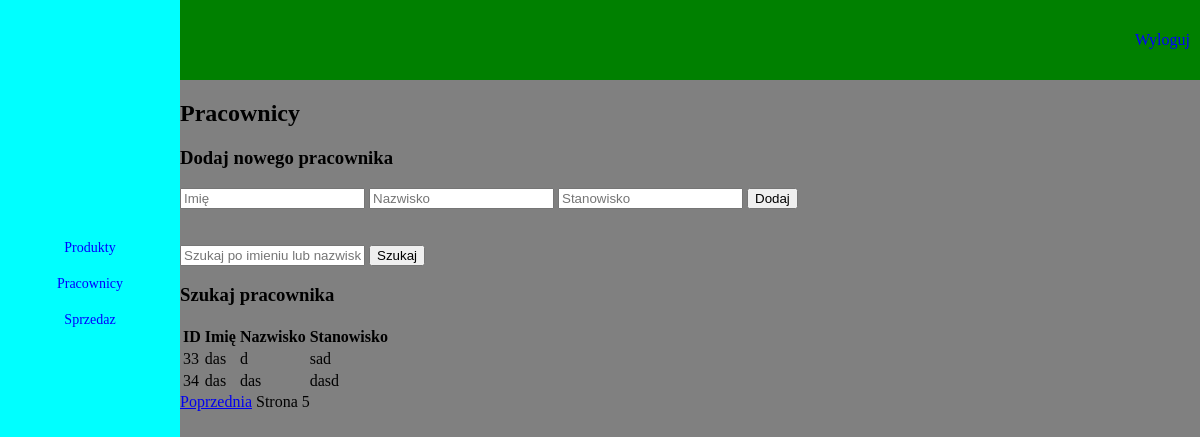
/dashboard/pracownicy?page=5&search= (signed in), run on the app's committed database.
### tables this page shows
CREATE TABLE pracownicy (
    id INTEGER PRIMARY KEY AUTOINCREMENT,
    imie TEXT NOT NULL,
    nazwisko TEXT NOT NULL,
    stanowisko TEXT NOT NULL
);

### niezabezpieczona_aplikacja/views/pracownicy.py (the view)
@pracownicy_bp.route('/pracownicy', methods=['GET', 'POST'])
def pracownicy():
    if 'user_id' not in session:
        return redirect(url_for('login.login'))
    search_query = request.args.get('search', '')
    page = int(request.args.get('page', 1))
    pracownicy = get_pracownicy(search_query, per_page=8, page=page)
    if request.method == 'POST':
        imie = request.form['imie']
        nazwisko = request.form['nazwisko']
        stanowisko = request.form['stanowisko']
        add_pracownik(imie, nazwisko, stanowisko)
        return redirect(url_for('pracownicy.pracownicy', page=page, search=search_query))
    return render_template(
        'pracownicy.html',
        pracownicy=pracownicy,
        search_query=search_query,
        page=page,
        per_page=8
    )

### niezabezpieczona_aplikacja/views/pracownicy.py (called while the page is built)
def get_db_connection():
    conn = sqlite3.connect(db_path)
    conn.row_factory = sqlite3.Row
    return conn

def get_pracownicy(search_query=None, per_page=8, page=1):
    offset = (page - 1) * per_page
    conn = get_db_connection()
    cursor = conn.cursor()
    query = "SELECT * FROM pracownicy"
    if search_query:
        query += f" WHERE imie LIKE '%{search_query}%' OR nazwisko LIKE '%{search_query}%'"
    query += f" LIMIT {per_page} OFFSET {offset}"
    cursor.execute(query)
    results = cursor.fetchall()
    conn.close()
    return results

### niezabezpieczona_aplikacja/templates/pracownicy.html (shortened to what this page needs)
<!DOCTYPE html>
<html lang="pl">
  <head>
    <link rel="stylesheet" type="text/css" href="{{ url_for('static', filename='css/dashboard_main.css') }}" />
  </head>
  <body>
    <div id="top_menu">
      <a href="{{ url_for('logout.logout') }}">Wyloguj</a>
    </div>
    <div id="content">
      <h2>Pracownicy</h2>
      <form method="POST">
        <h3>Dodaj nowego pracownika</h3>
        <input type="text" name="imie" placeholder="Imię" required />
        <input type="text" name="nazwisko" placeholder="Nazwisko" required />
        <input type="text" name="stanowisko" placeholder="Stanowisko" required />
        <button type="submit">Dodaj</button>
      </form>
<br>
<br>
      <form method="GET" action="{{ url_for('pracownicy.pracownicy') }}">
<input type="text" name="search" placeholder="Szukaj po imieniu lub nazwisku" value="{{ search_query | safe }}" />
        <button type="submit">Szukaj</button>
      </form>
 <h3>Szukaj pracownika</h3>
      <table>
        <thead>
          <tr>
            <th>ID</th>
            <th>Imię</th>
            <th>Nazwisko</th>
            <th>Stanowisko</th>
          </tr>
        </thead>
        <tbody>
          {% for pracownik in pracownicy %}
            <tr>
              <td>{{ pracownik[0] }}</td>
              <td>{{ pracownik[1] }}</td>
              <td>{{ pracownik[2] }}</td>
              <td>{{ pracownik[3] }}</td>
            </tr>
          {% endfor %}
        </tbody>
      </table>
      <div id="pagination">
        {% if page > 1 %}
          <a href="{{ url_for('pracownicy.pracownicy', page=page-1, search=search_query) }}">Poprzednia</a>
        {% endif %}
        <span>Strona {{ page }}</span>
      </div>
    </div>
    <div id="left_menu">
<a href="{{ url_for('produkty.produkty') }}">Produkty</a>
<a href="{{ url_for('pracownicy.pracownicy') }}">Pracownicy</a>
<a href="{{ url_for('sprzedaz.sprzedaz') }}">Sprzedaz</a>
    </div>
  </body>
</html>

### niezabezpieczona_aplikacja/static/css/dashboard_main.css (style rules this page uses)
body { background-color: grey; margin: 0; padding: 0; }
#top_menu { background-color: green; width: 85%; height: 10vh; display: block; float: right; }
#top_menu a { float: right; display: block; text-align: center; margin-left: 10px; margin-right: 10px; text-decoration: none; color: blue; font-family: Georgia, "Times New Roman", Times, serif; font-weight: 200; height: 100%; display: flex; align-items: center; justify-content: center; }
#left_menu { background-color: aqua; width: 15%; position: absolute; top: 0; left: 0; right: 0; bottom: 0; padding-top: 30vh; }
#left_menu a { float: center; display: block; text-decoration: none; color: blue; font-family: Georgia, "Times New Roman", Times, serif; font-size: 14px; width: 100%; border: 1px; border-color: black; display: flex; align-items: center; justify-content: center; margin-bottom: 20px; }
#content { float: right; width: 85%; height: 100hv; }

### data on the page
pracownicy: id "33", imie "das", nazwisko "d", stanowisko "sad"
pracownicy: id "34", imie "das", nazwisko "das", stanowisko "dasd"

### other printed values
{{ page }} "5"
